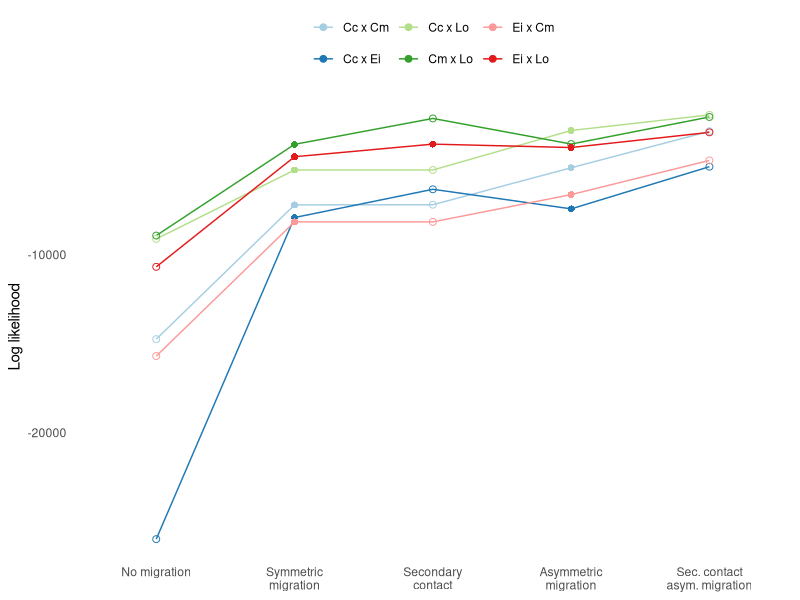

This chart was generated by the following R code:
library(tidyverse)

best_models <- read_csv("best_model_comparison.csv")
best_models <- best_models |>
  mutate(
    model = factor(
      model,
      c(
        "no_mig",
        "split_mig",
        "sec_contact_sym_mig",
        "asym_mig",
        "sec_contact_asym_mig"
      )
    ),
    significant = GIM_LRT_p < 0.05
  )

model_plot <- best_models |>
  ggplot(aes(
    x = model,
    y = likelihood,
    colour = comparison,
    group = comparison
  )) +
  geom_line() +
  geom_point(size = 2, aes(shape = significant)) +
  guides(shape = "none") +
  scale_x_discrete(
    labels = c(
      "No migration",
      "Symmetric\nmigration",
      "Secondary\ncontact",
      "Asymmetric\nmigration",
      "Sec. contact\nasym. migration"
    )
  ) +
  labs(x = NULL, y = "Log likelihood") +
  scale_colour_brewer(palette = "Paired", name = NULL) +
  scale_shape_manual(values = c(1, 16), na.value = 1) +
  theme_minimal() +
  theme(panel.grid = element_blank(), legend.position = "top")

ggsave("best_models.png", model_plot)
